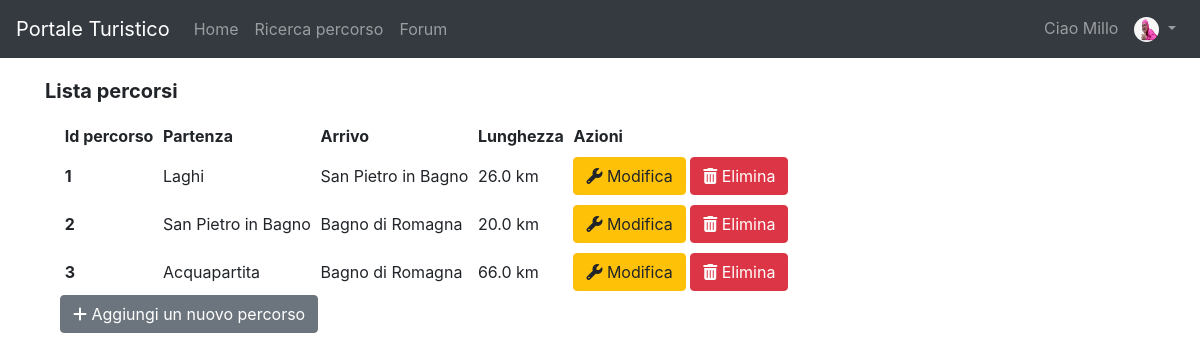
Screenshot of /path/show/ (signed in) with the database file from the repository.
### userManagement/models.py (models this page shows)
class Profile(models.Model):
    user = models.OneToOneField(User, on_delete=models.CASCADE, related_name='profile')
    avatar = models.ImageField(blank=True, default=static_avatar_path(), upload_to=user_directory_path)
    email = models.EmailField(blank=False, unique=True, default='user_{0}@default.com'.format(User.pk))

### pathManagement/models.py (models this page shows, shortened)
class Path(models.Model):
    activityChoices = (
        ('relax', 'Relax'),
        ('didattica', 'Didattica'),
        ('esplorazione', 'Esplorazione'),
        ('escursionismo', 'Escursionismo'),
    )
    locationChoices = (
        ('bagnodiromagna', 'Bagno di Romagna'),
        ('sanpietroinbagno', 'San Pietro in Bagno'),
        ('acquapartita', 'Acquapartita'),
        ('laghi', 'Laghi'),
        ('alfero', 'Alfero'),
    )
    difficultyChoices = (
        ('facile', 'Facile'),
        ('medio', 'Medio'),
        ('difficile', 'Difficile'),
    )
    contextChoices = (
        ('collinare', 'Collinare'),
        ('urbano', 'Urbano'),
        ('fluviale', 'Fluviale'),
        ('boschivo', 'Boschivo'),
        ('laghi', 'Laghi'),
    )
    transportChoices = (
        ('automobile', 'Automobile'),
        ('bicidacittà', 'Bici da città'),
        ('piedi', 'Piedi'),
        ('mountainbike', 'Mountain bike'),
    )
    audienceChoices = (
        ('famiglia', 'Famiglia'),
        ('gruppi', 'Gruppi'),
        ('coppie', 'Coppie'),
        ('mobilitàridotta', 'Mobilità ridotta'),
        ('escursionisti', 'Escursionisti'),
        ('sportivi', 'Sportivi'),
    )
    id = models.PositiveIntegerField(primary_key=True)
    activity = models.CharField(max_length=30, choices=activityChoices)
    start = models.CharField(max_length=30, choices=locationChoices)
    end = models.CharField(max_length=30, choices=locationChoices)
    gradient = models.IntegerField()
    walkTime = models.PositiveIntegerField()
    bikeTime = models.PositiveIntegerField(blank=True, default=0)
    carriageablePath = models.FloatField(blank=True, default=0, validators=[MinValueValidator(0)])
    nonCarriageablePath = models.FloatField(blank=True, default=0, validators=[MinValueValidator(0)])
    totalKilometers = models.FloatField(editable=False, blank=True, default='0')
    difficulty = models.CharField(max_length=30, choices=difficultyChoices)
    difficultyImage = models.ImageField(blank=False, upload_to=user_directory_path)
    context = MultiSelectField(choices=contextChoices)
    contextImage = models.ImageField(blank=False, upload_to=user_directory_path)
    transport = MultiSelectField(choices=transportChoices)
    transportImage = models.ImageField(blank=False, upload_to=user_directory_path)
    audience = MultiSelectField(choices=audienceChoices)
    audienceImage = models.ImageField(blank=False, upload_to=user_directory_path)
    path = models.ImageField(blank=False, upload_to=user_directory_path)
    cover = models.ImageField(blank=False, upload_to=user_directory_path)
    class Meta:
        ordering = ['id']

### pathManagement/views.py (the view)
# urls.py: path('show/', ShowPath.as_view(), name='showPath'),
class ShowPath(ListView):
    model = Path
    template_name = 'showPath.html'

### pathManagement/templates/showPath.html (shortened to what this page needs)
{% extends 'base.html' %}
{% block slideshow %}
    <div class="container py-4">
        <div class="col-md-12">
            <div class="row pb-2">
                <h5><b>Lista percorsi</b></h5>
            </div>
            <table class="table-sm"
                   data-toggle="table"
                   data-pagination="true"
                   data-search="true">
                <thead class="thead-light">
                <tr>
                    <th scope="col" data-sortable="true" data-field="id">Id percorso</th>
                    <th scope="col" data-sortable="true" data-field="start">Partenza</th>
                    <th scope="col" data-sortable="true" data-field="end">Arrivo</th>
                    <th scope="col" data-sortable="true" data-field="path">Lunghezza</th>
                    <th scope="col">Azioni</th>
                </tr>
                </thead>
                <tbody>
                {% for object in object_list %}
                    <tr>
                        <th scope="row">{{ object.id }}</th>
                        <td>{{ object.get_start_display }}</td>
                        <td>{{ object.get_end_display }}</td>
                        <td>{{ object.totalKilometers }} km</td>
                        <td>
                            <a class="btn btn-warning" role="button" href="{% url 'editPath' object.pk %}"><i
                                    class="fa fa-wrench"
                                    aria-hidden="true"></i>
                                Modifica
                            </a>
                            <a class="btn btn-danger" role="button" href="{% url 'removePath' object.pk %}">
                                <i class="fa fa-trash" aria-hidden="true"></i> Elimina
                            </a>
                        </td>
                    </tr>
                {% empty %}
                    <div class="alert alert-info" role="alert" style="text-align: center">
                        Nessun percorso ancora inserito, utilizza il pulsante
                        "Aggiungi un nuovo percorso"
                    </div>
                {% endfor %}
                </tbody>
            </table>
            <div class="float-left">
                <a class="btn btn-secondary" role="button" href="{% url 'insertPath' %}">
                    <i class="fa fa-plus" aria-hidden="true"></i>
                    Aggiungi un nuovo percorso
                </a>
            </div>
        </div>
    </div>
{% endblock %}

### templates/base.html (shortened to what this page needs)
{% load static %}
<!doctype html>
<html lang="en">
<head>
    <link rel="stylesheet" href="https://stackpath.bootstrapcdn.com/bootstrap/4.5.0/css/bootstrap.min.css"
>
    <link rel="stylesheet" href="https://cdnjs.cloudflare.com/ajax/libs/font-awesome/4.7.0/css/font-awesome.min.css">
    <link rel="stylesheet" href="https://unpkg.com/bootstrap-table@1.16.0/dist/bootstrap-table.min.css">
    <link rel="stylesheet" href="{% static 'css/style.css' %}">
</head>
<body>
<header>
    <nav class="navbar navbar-expand-md navbar-dark fixed-top bg-dark">
        <a class="navbar-brand" href="{% url 'homepage' %}">Portale Turistico</a>
        <div class="collapse navbar-collapse" id="navbarNav">
            <ul class="navbar-nav">
                <li class="nav-item">
                    <a class="nav-link" href="{% url 'homepage' %}">Home <span class="sr-only">(current)</span></a>
                </li>
                <li class="nav-item">
                    <a class="nav-link" href="{% url 'searchPath' %}">Ricerca percorso</a>
                </li>
                <li class="nav-item">
                    <a class="nav-link" href="{% url 'mainPageCategory' %}">Forum</a>
                </li>
            </ul>
            {% if not user.is_authenticated %}
                <ul class="navbar-nav ml-auto">
                    <li class="nav-item">
                        <a class="nav-link" href="{% url 'login' %}">Accedi</a>
                    </li>
                    <li class="nav-item">
                        <a class="nav-link" href="{% url 'registration' %}">Registrati</a>
                    </li>
                </ul>
            {% else %}
                <ul class="navbar-nav ml-auto">
                    <li class="nav-link">Ciao {{ user.username }} </li>
                    <li class="nav-item dropdown">
                        <a class="nav-link dropdown-toggle" href="#" id="navbarDropdown" role="button"
                           data-toggle="dropdown" aria-haspopup="true" aria-expanded="false">
                            <img class="rounded-circle" width="25" height="25" src="{{ user.profile.avatar.url }}">
                        </a>
                    </li>
                </ul>
            {% endif %}
        </div>
    </nav>
    {% block slideshow %}{% endblock %}
</header>
</body>
</html>

### static/css/style.css (style rules this page uses)
body { padding-top: 55px; height: 100%; position: relative; }
html, header, .view { height: 100%; }

### rows the page displays
Path: id "1", start "Laghi", end "San Pietro in Bagno", totalKilometers "26.0"
Path: id "2", start "San Pietro in Bagno", end "Bagno di Romagna", totalKilometers "20.0"
Path: id "3", start "Acquapartita", end "Bagno di Romagna", totalKilometers "66.0"

### other values shown
{{ user.username }} "Millo"
